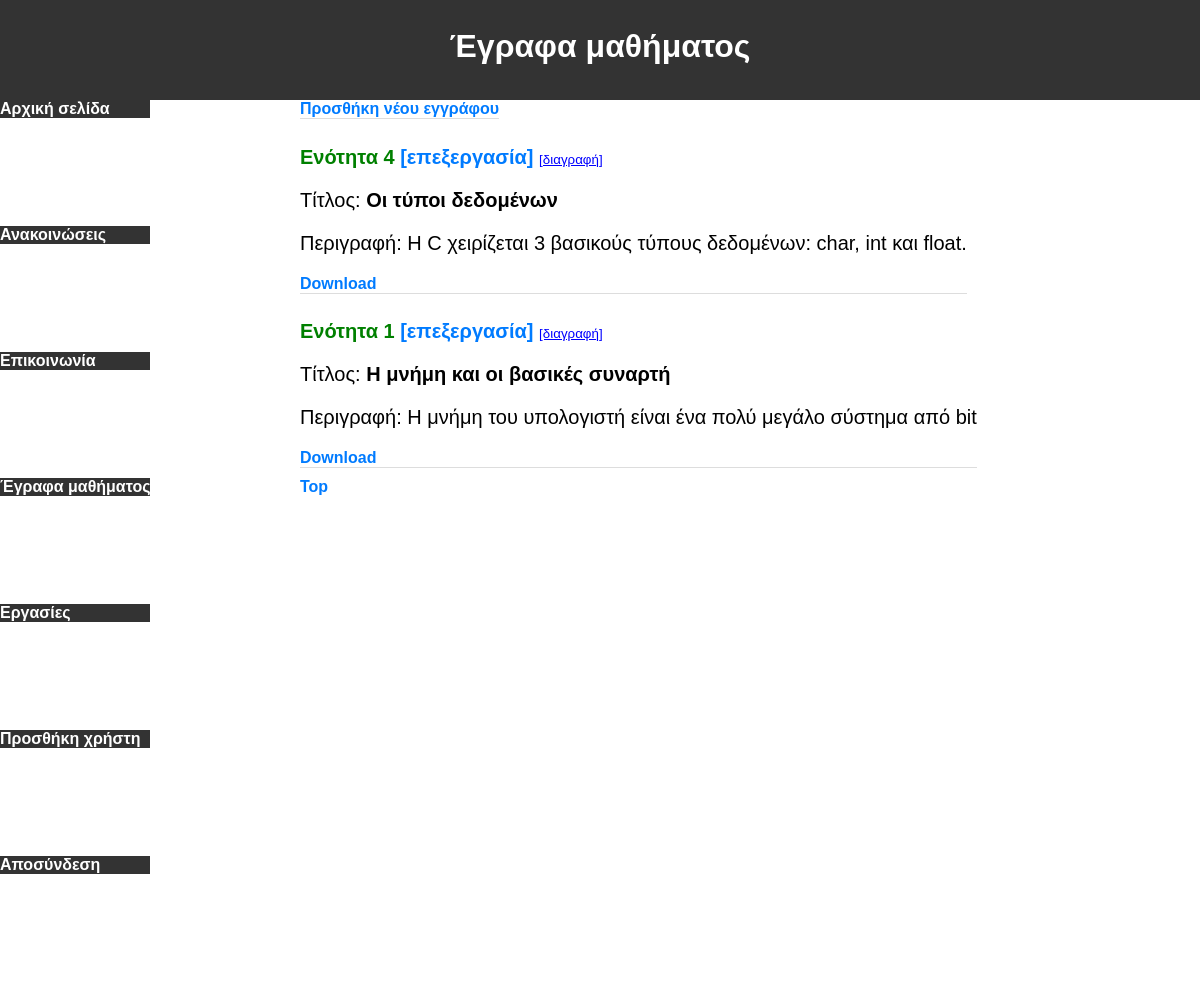
/documents_tutor.php (signed in), run on the app's committed database.
### tables this page shows
CREATE TABLE `documents` (
  `Ayxwn_arithmos` int(11) NOT NULL AUTO_INCREMENT,
  `Title` varchar(30) NOT NULL,
  `descriptions` text NOT NULL,
  `File_name` varchar(30) NOT NULL,
  PRIMARY KEY (`Ayxwn_arithmos`)
);

### includes/helpers.php (called while the page is built, shortened)
<?php
function h(?string $value): string
{
    return htmlspecialchars($value ?? '', ENT_QUOTES, 'UTF-8');
}
function downloadPath(string $type, int $id): string
{
    return 'download.php?type=' . urlencode($type) . '&id=' . $id;
}
?>

### documents_tutor.php (the view, shortened to what this page needs)
<?php
require_once __DIR__ . '/db_connection.php';
?>
<!DOCTYPE html>
<html lang="el">
<head>
    <link rel="stylesheet" href="styles.css">
</head>
<body>
    <div id="box1"><h1>Έγραφα μαθήματος</h1></div>
    <div id="container">
        <div id="box2"><?php include __DIR__ . '/includes/nav_tutor.php'; ?></div>
        <div id="box3" class="announcement-box">
            <div class="announcement">
                <a href="add_document.php">Προσθήκη νέου εγγράφου</a>
            </div>
            <?php
            $sql = 'SELECT Ayxwn_arithmos, Title, descriptions, File_name FROM documents ORDER BY Ayxwn_arithmos DESC';
            $result = $conn->query($sql);
            if ($result->num_rows > 0) {
                while ($row = $result->fetch_assoc()) {
                    $id = (int)$row['Ayxwn_arithmos'];
                    echo '<div class="announcement">';
                    echo '<h2 style="font-size: 20px;"><span style="color: green;">Ενότητα ' . h((string)$id) . '</span> ';
                    echo '<a href="edit_document.php?id=' . $id . '">[επεξεργασία]</a> ';
                    echo '<form method="post" action="delete_document.php" style="display:inline;" onsubmit="return confirm(\'Διαγραφή εγγράφου;\');">';
                    echo '<button type="submit" style="background:none;border:none;color:#00f;text-decoration:underline;cursor:pointer;padding:0;">[διαγραφή]</button>';
                    echo '</form></h2>';
                    echo '<p>Τίτλος: <strong>' . h($row['Title']) . '</strong></p>';
                    echo '<p>Περιγραφή: ' . nl2br(h($row['descriptions'])) . '</p>';
                    echo '<a href="' . h(downloadPath('document', $id)) . '">Download</a>';
                    echo '</div>';
                }
            } else {
                echo 'Δεν υπάρχουν έγγραφα.';
            }
            ?>
            <a href="#top" style="float:right;">Top</a>
        </div>
    </div>
</body>
</html>

### styles.css (style rules this page uses)
body { background-color: #f2f2f2; font-family: Arial, sans-serif; }
body { margin: 0; padding: 0; display: flex; flex-direction: column; height: 100%; }
#box1 { width: 100%; height: 100px; background-color: #333; text-align: center; line-height: 50px; color: white; }
#container { display: grid; grid-template-columns: 25% 75%; width: 100%; min-height: calc(100vh - 100px); }
#box2 { display: flex; align-items:flex-start; justify-content:flex-start; background-color: white; }
#box3 { display: flex; flex-direction: column; align-items:flex-start; justify-content:flex-start; background-color: white; }
.announcement { border-bottom: 1px solid #ddd; margin-bottom: 10px; }
h1 { color:white; }
a { text-decoration: none; color: #007BFF; font-weight: bold; }
p { font-size: 20px; }

### data on the page
documents: Ayxwn_arithmos "4", Title "Οι τύποι δεδομένων", descriptions "Η C χειρίζεται 3 βασικούς τύπους δεδομένων: char, int και float."
documents: Ayxwn_arithmos "1", Title "Η μνήμη και οι βασικές συναρτή", descriptions "Η μνήμη του υπολογιστή είναι ένα πολύ μεγάλο σύστημα από bit"
